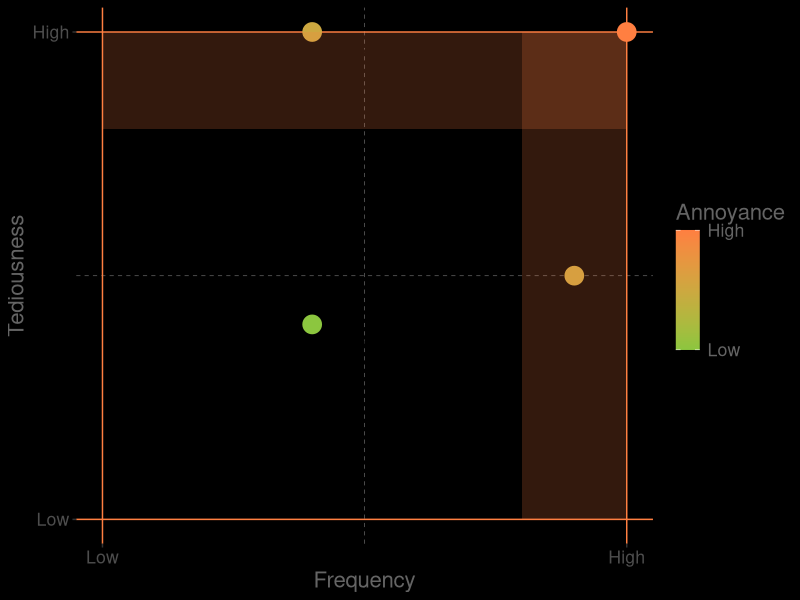
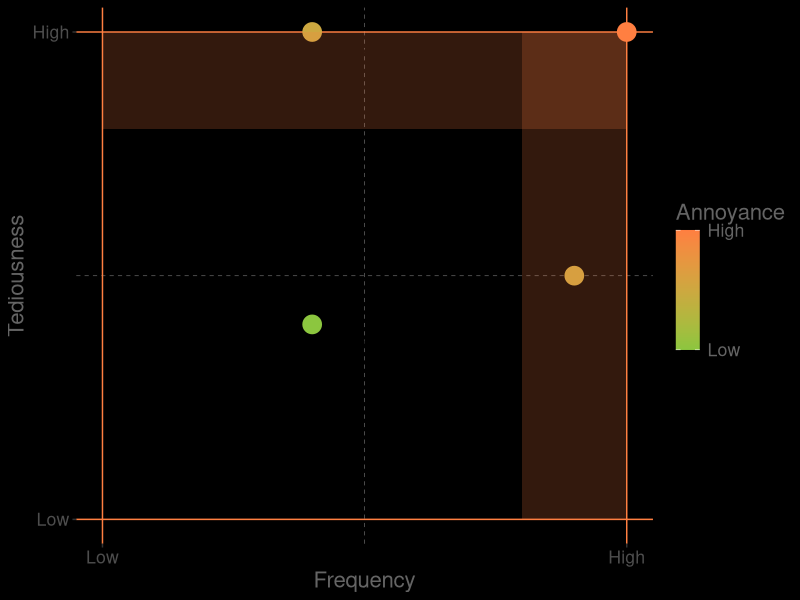

These figures' R source, in order:
library(ggplot2)

# emakina colors
tangerine<-"#ff7f41" #orange
tangerine_transparent<-"#ff7f4185"
chartreuse<- "#8cc63f" #green
chartreuse_transparent<- "#8cc63f85"
azure<- "#008fd4" #blue
colors <- c(tangerine, chartreuse)
black<-"#000000"
grey1<-"#c8c8c8" # light grey
grey2<-"#969696" # middle grey
grey3<-"#646464" # dark grey

names<-c("timesheet","deployment updates","templating","fake")
tediousness<-c(10, 5,4,10)
frequency<- c(4,9,4,10)


data <-data.frame(names, frequency, tediousness)
data$annoyance<-data$frequency + data$tediousness


p<-ggplot(data, aes(x=frequency,y=tediousness)) +
   geom_point(aes(color=annoyance), size=6) +
   geom_text(aes(label=names),hjust="inward",vjust=2) +
   #color labels and breaks (put in the legend)
   scale_colour_gradient(low=chartreuse, high=tangerine,breaks=c(min(data$annoyance), max(data$annoyance)),labels = c("Low", "High")) + # color coding of points
   # Axis labels and legend label
   xlab('Frequency') + ylab('Tediousness') +  labs(color="Annoyance") +
   # lim is the range of the x-axis, breaks defines which ticks to display, and labels are the labels of the ticks
   scale_x_continuous(lim=c(0,max(data$frequency)), breaks=c(0, max(data$frequency)), labels=c('Low', 'High')) +
   # same as for x-axis :)
   scale_y_continuous(lim=c(0,max(data$tediousness)), breaks=c(0, max(data$tediousness)), labels=c('Low', 'High'))

# label sizes
titleSize<-18
labelSize<-14

p<-p+theme(
text=element_text(size=16),
  # set colour to NA otherwise you have a small white border - ANNOYING!
  plot.background=element_rect(fill=black,colour=NA),
  legend.background=element_rect(fill=black),
  panel.background = element_rect(fill = black,
                                size = 2, linetype = "solid"),
  panel.grid.major = element_line(size = 0.5, linetype = 'solid',
                                colour = tangerine),
  panel.grid.minor = element_line(size = 0.25, linetype = 'dashed',
                                colour = grey3)
  ,legend.text=element_text(color=grey3)
  ,legend.title=element_text(color=grey3)

  ,axis.title.x = element_text( color=grey3)
  ,axis.title.y = element_text( color=grey3)
  #,plot.margin=grid::unit(c(0,0,0,0), "mm")
  )

# add rectangles to highlight the interesting areas
p<-p +
  # horizontal bar
  annotate("rect",xmin=0,xmax=max(data$frequency),ymax=max(data$tediousness),ymin=0.8*max(data$tediousness),alpha=0.2,fill=tangerine)+
  # vertical bar
  annotate("rect",xmin=(1-0.2)*max(data$frequency),xmax=max(data$frequency),ymax=max(data$tediousness),ymin=0,alpha=0.2,fill=tangerine)
p
ggsave("./assets/scatterplot.png", p)
